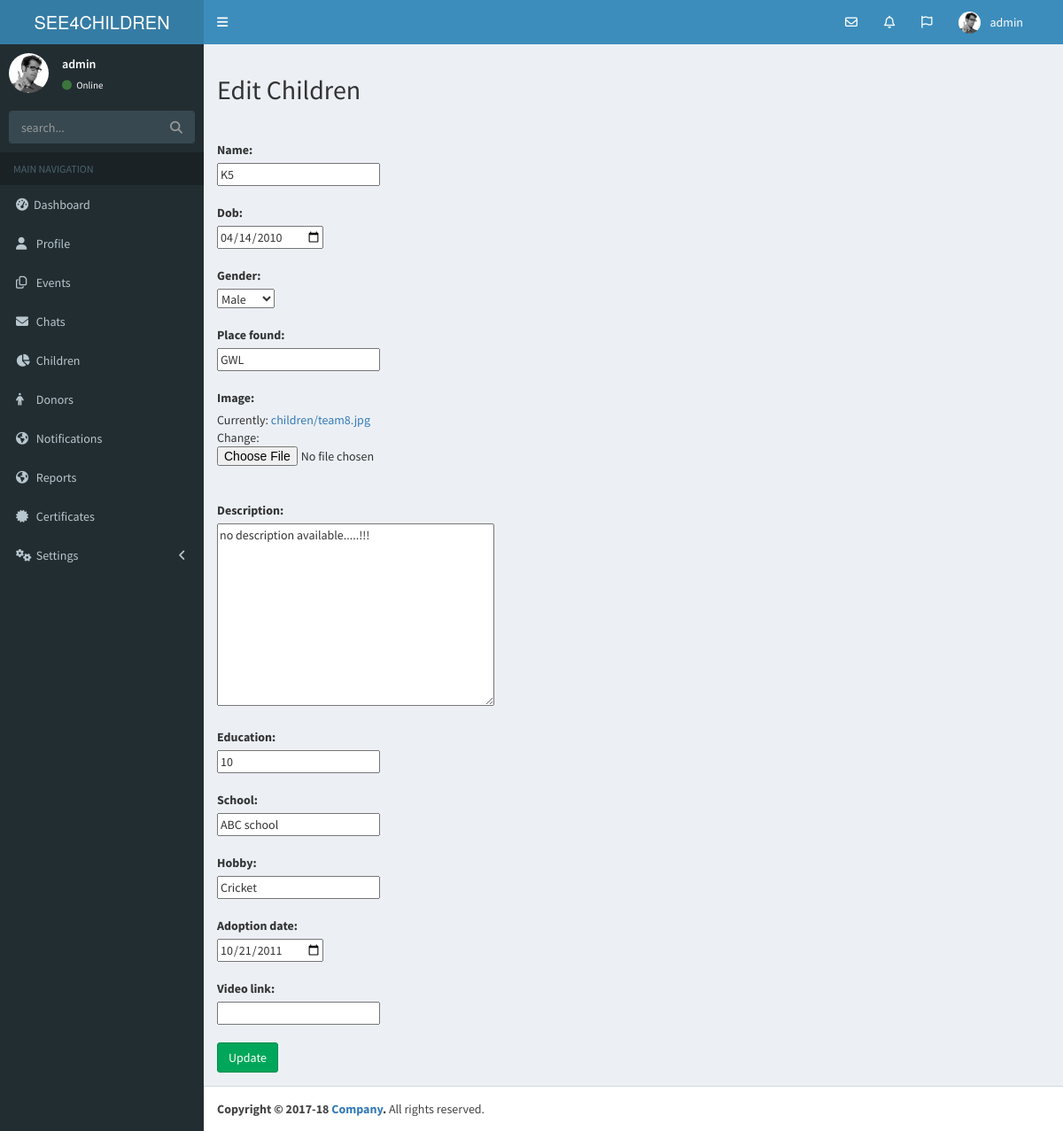
The app's page /edit_children/3/ (signed in) with its own data.
### NGO/models.py (models this page shows, shortened)
class Children(models.Model):
    ngo = models.ForeignKey(NGO, on_delete=models.CASCADE)
    code = models.UUIDField(max_length=3, default=uuid.uuid4, editable=False, unique=True)
    name = models.CharField(max_length=100, db_index=True)
    dob = models.DateField()
    place_found = models.CharField(max_length=100)
    gender = models.CharField(choices=(
        ('m', "Male"),
        ('f', "Female")
    ),
        max_length=1
    )
    image = models.ImageField(upload_to='children/', validators=[validate_file_size])
    education = models.CharField(max_length=5, blank=True)
    school = models.CharField(max_length=50, blank=True)
    hobby = models.CharField(max_length=20, blank=True)
    adoption_date = models.DateField(blank=True)
    description = models.TextField(blank=True)
    video_link = models.URLField(blank=True)

### NGO/views.py (the view)
# urls.py: url(r'^edit_children/(?P<id>\d+)/$', views.children_edit, name='edit_children'),
@login_required
def children_edit(request, id):
    instance = get_object_or_404(Children, id=id)
    form = ChildrenForm(request.POST or None, request.FILES or None, instance=instance)
    if form.is_valid():
        instance = form.save(commit=False)
        instance.save()
        return redirect('/children_detail/%d/' % int(id))
    context = {
        "instance": instance,
        "form": form,
    }
    return render(request, "ngo/edit_children.html", context)

### NGO/forms.py
class ChildrenForm(forms.ModelForm):
    class Meta:
        model = Children
        fields = ['name', 'dob', 'gender', 'place_found', 'image', 'description', 'education', 'school', 'hobby',
                  'adoption_date', 'video_link']
        widgets = {'dob': DateInput(), 'adoption_date': DateInput()}

### templates/ngo/edit_children.html (shortened to what this page needs)
{% extends 'ngo/base.html' %}
{% load static %}
{% block content %}
    <div class="content-wrapper">
    <section class="content">
    <h2>Edit Children</h2><hr/>
        <form method="post" enctype="multipart/form-data">
        {% for fields in form %}
        {{ fields.label_tag }}<br>
        {{ fields }}
        {{ fields.errors }}<br><br>
        {% endfor %}
        <button type="submit" class="btn btn-success">Update</button>
    </form>
    </section>
    </div>
{% endblock %}

### templates/ngo/base.html (shortened to what this page needs)
<!DOCTYPE html>
<html>
<head>
    {% load staticfiles %}
  <link rel="stylesheet" href="{% static 'bower_components/bootstrap/dist/css/bootstrap.min.css' %}">
  <link rel="stylesheet" href="{% static 'bower_components/font-awesome/css/font-awesome.min.css' %}">
  <link rel="stylesheet" href="{% static 'bower_components/Ionicons/css/ionicons.min.css' %}">
  <link rel="stylesheet" href="{% static 'dist/css/AdminLTE.min.css' %}">
  <link rel="stylesheet" href="{% static 'dist/css/skins/_all-skins.min.css' %}">
  <link rel="stylesheet" href="{% static 'plugins/bootstrap-wysihtml5/bootstrap3-wysihtml5.min.css' %}">
  <link rel="stylesheet" href="http://code.jquery.com/ui/1.8.18/themes/base/jquery-ui.css" type="text/css" media="all"/>
</head>
<body class="hold-transition skin-blue sidebar-mini">
 <header class="main-header">
    <a href="/" class="logo">
      <span class="logo-lg">SEE4CHILDREN</span>
    </a>
    <nav class="navbar navbar-static-top" role="navigation">
      <a href="#" class="sidebar-toggle" data-toggle="push-menu" role="button">
      </a>
      <div class="navbar-custom-menu">
        <ul class="nav navbar-nav">
          <li class="dropdown messages-menu">
            <a href="#" class="dropdown-toggle" data-toggle="dropdown">
              <i class="fa fa-envelope-o"></i>
            </a>
          </li>
          <li class="dropdown notifications-menu">
            <a href="#" class="dropdown-toggle" data-toggle="dropdown">
              <i class="fa fa-bell-o"></i>
            </a>
          </li>
          <li class="dropdown tasks-menu">
            <a href="#" class="dropdown-toggle" data-toggle="dropdown">
              <i class="fa fa-flag-o"></i>
            </a>
          </li>
          <li class="dropdown user user-menu">
            <a href="#" class="dropdown-toggle" data-toggle="dropdown">
              <img src="{% static "dist/img/user2-160x160.jpg" %}" class="user-image" alt="User Image">
              <span class="hidden-xs">{{ user }}</span>
            </a>
          </li>
          <li>
            <a href="#"></a>
          </li>
        </ul>
      </div>
    </nav>
  </header>
  <aside class="main-sidebar">
      {% if not loggedIn %}
    <section class="sidebar">
      <div class="user-panel">
        <div class="pull-left image">
          <img src="{% static "dist/img/user2-160x160.jpg" %}" class="img-circle" alt="User Image">
        </div>
        <div class="pull-left info">
          <p>{{ user }}</p>
          <a href="#"><i class="fa fa-circle text-success"></i> Online</a>
        </div>
      </div>
      <form method="get" role="search" action="{% url 'NGO:index' %}" class="sidebar-form">
        <div class="input-group">
          <input type="text" name="q" class="form-control" value="{{ request.GET.get }}" placeholder="search...">
          <span class="input-group-btn">
              <button type="submit" class="btn btn-flat"><i class="fa fa-search"></i>
              </button>
            </span>
        </div>
      </form>
        <ul class="sidebar-menu" data-widget="tree">
        <li class="header">MAIN NAVIGATION</li>
        <li>
          <a href="/">
            <i class="fa fa-dashboard"></i><span>Dashboard</span>
          </a>
        </li>
        <li>
          <a href="/profile/">
            <i class="fa fa-user"></i> <span>Profile</span>
          </a>
        </li>
        <li>
          <a href="/event_list/">
            <i class="fa fa-files-o"></i>
            <span>Events</span>
          </a>
        </li>
        <li>
          <a href="/messages/admin/">
            <i class="fa fa-envelope"></i> <span>Chats</span>
          </a>
        </li>
        <li>
          <a href="/children_list/">
            <i class="fa fa-pie-chart"></i>
            <span>Children</span>
          </a>
        </li>
        <li>
          <a href="/donor_list/">
            <i class="fa fa-male"></i> <span>Donors</span>
          </a>
        </li>
         <li>
          <a href="/notification_list/">
            <i class="fa fa-globe"></i> <span>Notifications</span>
          </a>
        </li>
        <li>
          <a href="/reports/">
            <i class="fa fa-globe"></i> <span>Reports</span>
          </a>
        </li>
        <li>
          <a href="/certificate/">
            <i class="fa fa-certificate"></i> <span>Certificates</span>
          </a>
        </li>
        <li class="treeview">
          <a href="#">
            <i class="fa fa-gears"></i> <span>Settings</span>
            <span class="pull-right-container">
              <i class="fa fa-angle-left pull-right"></i>
            </span>
          </a>
        </li>
        </ul>
    </section>
      {% endif %}
  </aside>
    {% block content %}
    {% endblock %}
<footer class="main-footer">
    <strong>Copyright &copy; 2017-18 <a href="#">Company</a>.</strong> All rights reserved.
  </footer>
</body>
</body>
</html>

### records on screen
Children: form "K5" "04/14/2010" "Male" "GWL" "no description available.....!!!" "10" "ABC school" "Cricket" "10/21/2011"

### other values on screen
{{ user }} "admin"
{{ fields.label_tag }} "Name:" "Dob:" "Gender:" "Place found:" "Image:" "Description:" "Education:" "School:" "Hobby:" "Adoption date:" "Video link:"
